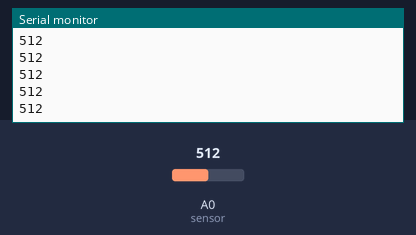
This sketch was run on a simulated Arduino Uno, built with avr-gcc and run on an emulated ATmega328P. Shown: the last lines printed to the serial monitor. Inputs (shaded band) come from the test bench; at power-on: A0 (sensor) = 512.

Above: at 1.2 s.
1.3 s: A0 (sensor) set to 716
At 2.3 s:
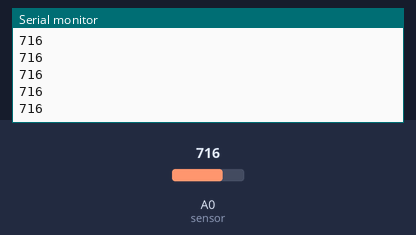
2.8 s: A0 (sensor) set to 900
At 3.5 s:
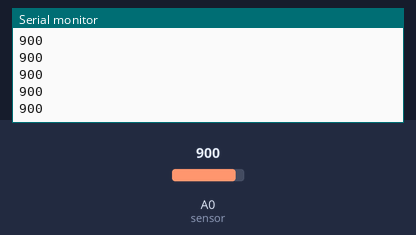
Timing chart, 0 to 5.8 s (numbered marks = the images above; inputs shaded):
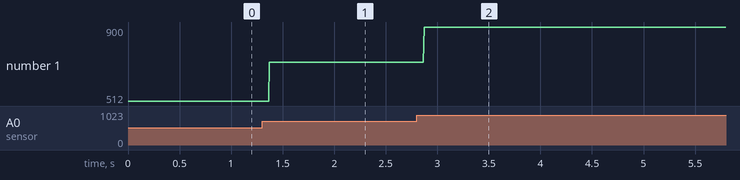

Measured:
- after the input at 1.3 s, the serial monitor: prints a new line after 0.07 s (image 1)
- after the input at 2.8 s, the serial monitor: prints a new line after 0.07 s (image 2)
- plotted number 1: 512 → 716 after the input at 1.3 s, 716 → 900 after the input at 2.8 s

The sketch:

hw484.ino
```cpp
int sensor = A0;
int val;

void setup() {
  // put your setup code here, to run once:

Serial.begin(9600);
pinMode(sensor, INPUT);
}

void loop() {
  // put your main code here, to run repeatedly:
val = analogRead(sensor);
Serial.println(val);
}
```
